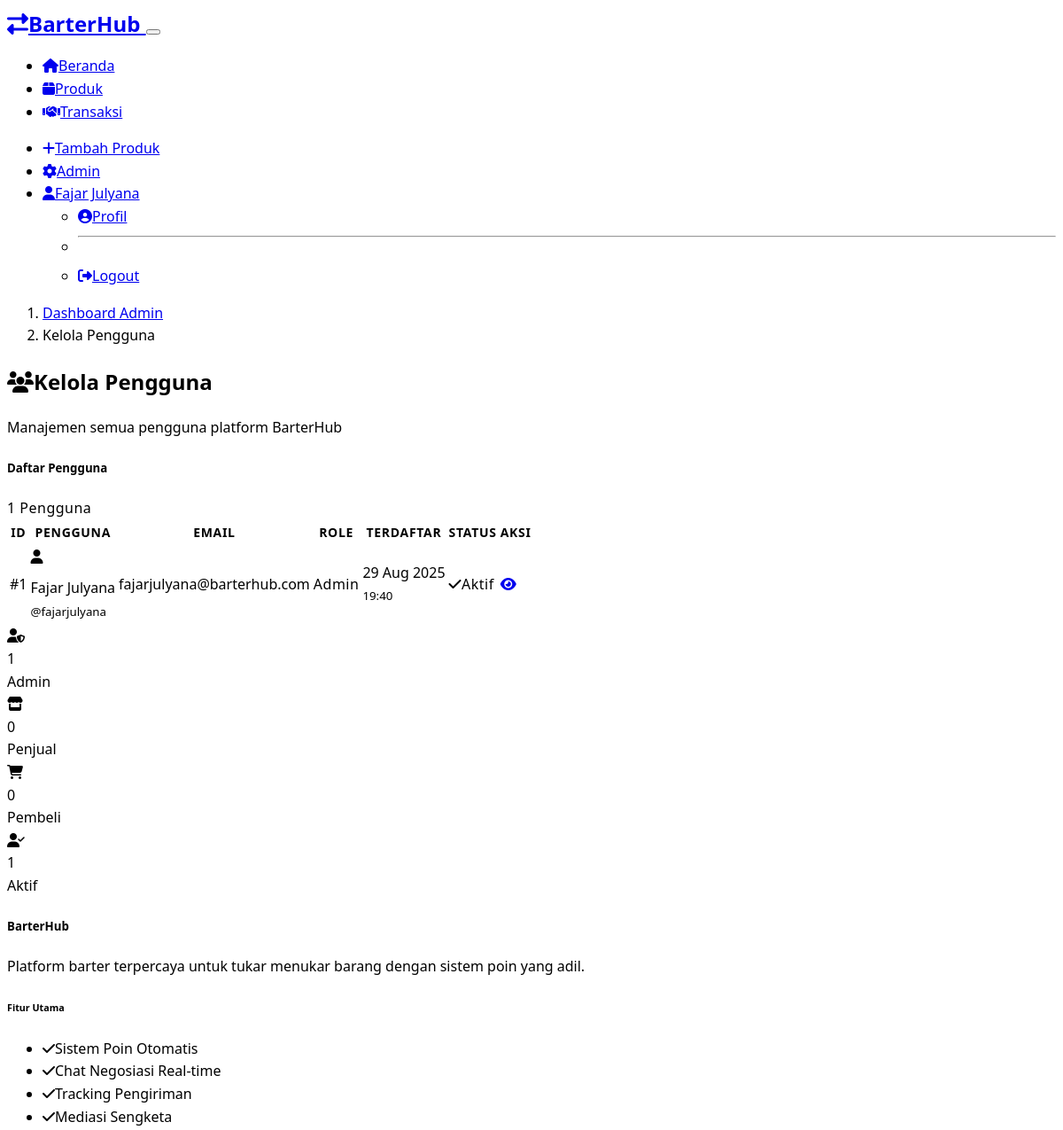
/admin/users (signed in, upper part), run on an earlier commit of the app's database.
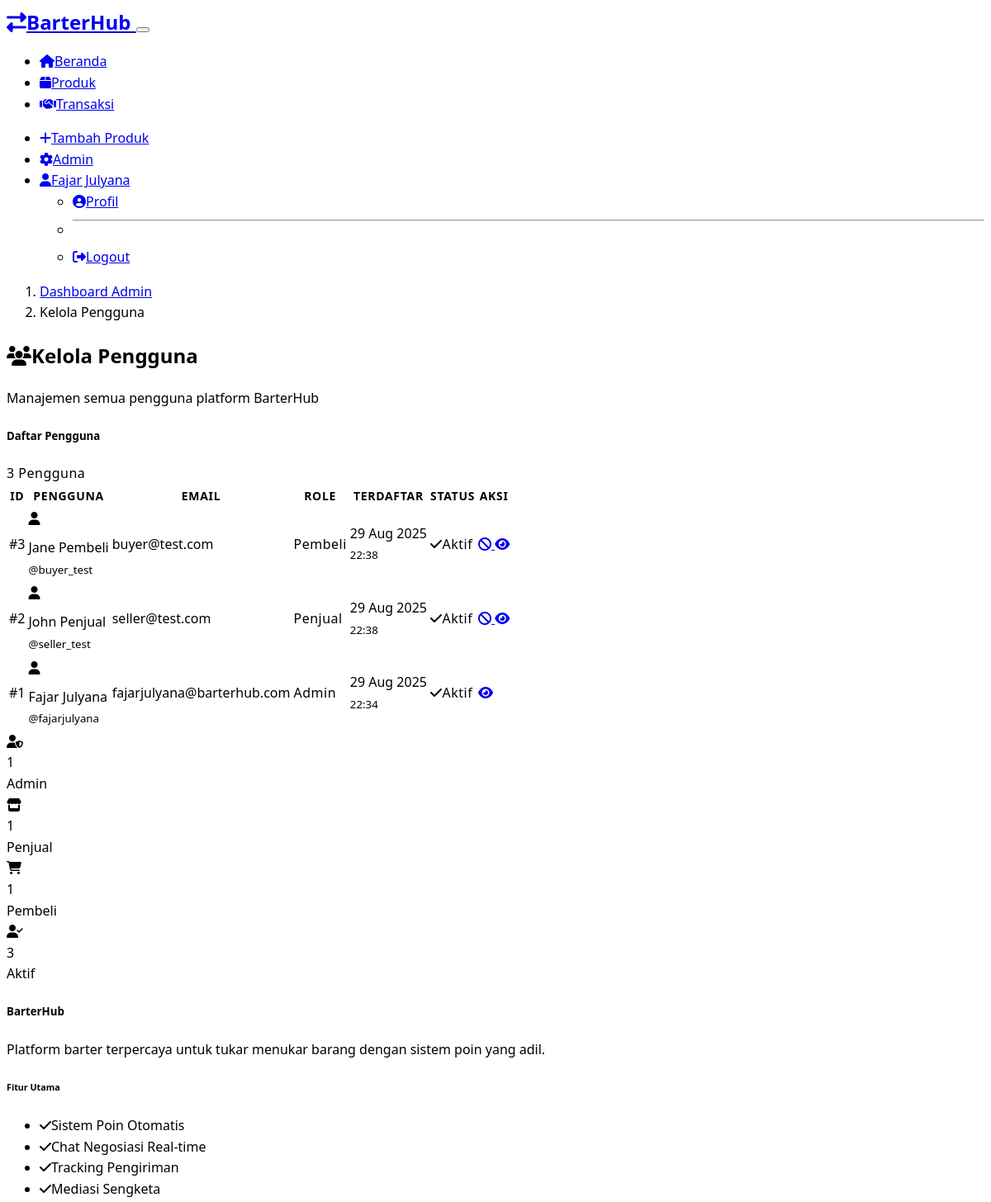
And on a later commit of the database.
### models.py (models this page shows, shortened)
class User(UserMixin, db.Model):
    __tablename__ = 'users'
    id = db.Column(db.Integer, primary_key=True)
    username = db.Column(db.String(80), unique=True, nullable=False)
    email = db.Column(db.String(120), unique=True, nullable=False)
    password_hash = db.Column(db.String(256), nullable=False)
    role = db.Column(db.String(20), nullable=False, default='pembeli')  # penjual, pembeli, admin
    full_name = db.Column(db.String(100), nullable=False)
    phone = db.Column(db.String(20))
    address = db.Column(db.Text)
    kode_pos = db.Column(db.String(10))
    is_active = db.Column(db.Boolean, default=True)
    is_banned = db.Column(db.Boolean, default=False)
    ban_reason = db.Column(db.Text)
    banned_at = db.Column(db.DateTime)
    banned_by = db.Column(db.Integer, db.ForeignKey('users.id'))
    violation_count = db.Column(db.Integer, default=0)
    created_at = db.Column(db.DateTime, default=datetime.utcnow)
    updated_at = db.Column(db.DateTime, default=datetime.utcnow, onupdate=datetime.utcnow)
    products = db.relationship('Product', backref='owner', lazy='dynamic', foreign_keys='Product.user_id')
    sent_messages = db.relationship('ChatMessage', foreign_keys='ChatMessage.sender_id', backref='sender', lazy='dynamic')
    transactions_as_seller = db.relationship('Transaction', foreign_keys='Transaction.seller_id', backref='seller', lazy='dynamic')
    transactions_as_buyer = db.relationship('Transaction', foreign_keys='Transaction.buyer_id', backref='buyer', lazy='dynamic')
    reports_made = db.relationship('Report', foreign_keys='Report.reporter_id', backref='reporter', lazy='dynamic')
    reports_received = db.relationship('Report', foreign_keys='Report.reported_user_id', backref='reported_user', lazy='dynamic')
    def is_admin(self):
        return self.role == 'admin'

### routes.py (the view)
@admin.route('/users')
def users():
    page = request.args.get('page', 1, type=int)
    users_pagination = User.query.order_by(User.created_at.desc()).paginate(
        page=page, per_page=20, error_out=False
    )
    return render_template('admin/users.html',
                         users=users_pagination.items,
                         pagination=users_pagination)

### routes.py (called while the page is built)
@admin.before_request
@login_required
def require_admin():
    if not current_user.is_admin():
        flash('Akses ditolak. Hanya admin yang dapat mengakses halaman ini.', 'error')
        return redirect(url_for('main.index'))

### templates/admin/users.html (shortened to what the changed rows need)
{% extends "base.html" %}
{% block content %}
<div class="container py-4">
    <div class="row mb-4">
        <div class="col">
            <h2>
                <i class="fas fa-users text-primary me-2"></i>Kelola Pengguna
            </h2>
        </div>
    </div>
    <div class="card border-0 shadow-sm">
        <div class="card-header">
            <div class="d-flex justify-content-between align-items-center">
                <h5 class="mb-0">Daftar Pengguna</h5>
                <span class="badge bg-primary">{{ pagination.total }} Pengguna</span>
            </div>
        </div>
        <div class="card-body p-0">
            {% if users %}
            <div class="table-responsive">
                <table class="table table-hover mb-0">
                    <thead class="table-light">
                        <tr>
                            <th>ID</th>
                            <th>Pengguna</th>
                            <th>Email</th>
                            <th>Role</th>
                            <th>Terdaftar</th>
                            <th>Status</th>
                            <th>Aksi</th>
                        </tr>
                    </thead>
                    <tbody>
                        {% for user in users %}
                        <tr>
                            <td class="fw-bold">#{{ user.id }}</td>
                            <td>
                                <div class="d-flex align-items-center">
                                    <div class="bg-primary rounded-circle d-flex align-items-center justify-content-center me-3"
                                         style="width: 35px; height: 35px;">
                                        <i class="fas fa-user text-white small"></i>
                                    </div>
                                    <div>
                                        <div class="fw-semibold">{{ user.full_name }}</div>
                                        <small class="text-muted">@{{ user.username }}</small>
                                    </div>
                                </div>
                            </td>
                            <td>
                                <span class="text-break">{{ user.email }}</span>
                            </td>
                            <td>
                                {% if user.role == 'admin' %}
                                    <span class="badge bg-danger">Admin</span>
                                {% elif user.role == 'penjual' %}
                                    <span class="badge bg-success">Penjual</span>
                                {% else %}
                                    <span class="badge bg-info">Pembeli</span>
                                {% endif %}
                            </td>
                            <td>
                                <div>{{ user.created_at.strftime('%d %b %Y') }}</div>
                                <small class="text-muted">{{ user.created_at.strftime('%H:%M') }}</small>
                            </td>
                            <td>
                                {% if user.is_active %}
                                    <span class="badge bg-success">
                                        <i class="fas fa-check me-1"></i>Aktif
                                    </span>
                                {% else %}
                                    <span class="badge bg-secondary">
                                        <i class="fas fa-times me-1"></i>Nonaktif
                                    </span>
                                {% endif %}
                            </td>
                            <td>
                                <div class="btn-group btn-group-sm" role="group">
                                    {% if not user.is_admin() %}
                                    <a href="{{ url_for('admin.toggle_user_status', id=user.id) }}"
                                       class="btn btn-outline-{{ 'warning' if user.is_active else 'success' }}"
                                       onclick="return confirm('{{ 'Nonaktifkan' if user.is_active else 'Aktifkan' }} pengguna {{ user.username }}?')">
                                        <i class="fas fa-{{ 'ban' if user.is_active else 'check' }}"></i>
                                    </a>
                                    {% endif %}
                                    <a href="{{ url_for('main.profile') }}" class="btn btn-outline-primary">
                                        <i class="fas fa-eye"></i>
                                    </a>
                                </div>
                            </td>
                        </tr>
                        {% endfor %}
                    </tbody>
                </table>
            </div>
            {% endif %}
        </div>
    </div>
    <div class="row g-4 mt-4">
        <div class="col-lg-3 col-md-6">
            <div class="card border-0 shadow-sm bg-success text-white">
                <div class="card-body text-center">
                    <i class="fas fa-store fs-2 mb-2"></i>
                    <div class="h4">{{ users|selectattr('role', 'equalto', 'penjual')|list|length }}</div>
                    <div class="small opacity-75">Penjual</div>
                </div>
            </div>
        </div>
        <div class="col-lg-3 col-md-6">
            <div class="card border-0 shadow-sm bg-info text-white">
                <div class="card-body text-center">
                    <i class="fas fa-shopping-cart fs-2 mb-2"></i>
                    <div class="h4">{{ users|selectattr('role', 'equalto', 'pembeli')|list|length }}</div>
                    <div class="small opacity-75">Pembeli</div>
                </div>
            </div>
        </div>
        <div class="col-lg-3 col-md-6">
            <div class="card border-0 shadow-sm bg-warning text-dark">
                <div class="card-body text-center">
                    <i class="fas fa-user-check fs-2 mb-2"></i>
                    <div class="h4">{{ users|selectattr('is_active', 'equalto', true)|list|length }}</div>
                    <div class="small">Aktif</div>
                </div>
            </div>
        </div>
    </div>
</div>
{% endblock %}

### templates/base.html (shortened to what the changed rows need)
<!DOCTYPE html>
<html lang="id" data-bs-theme="dark">
<head>
    <link href="https://cdn.replit.com/agent/bootstrap-agent-dark-theme.min.css" rel="stylesheet">
    <link href="https://cdnjs.cloudflare.com/ajax/libs/font-awesome/6.4.0/css/all.min.css" rel="stylesheet">
    <link href="{{ url_for('static', filename='css/style.css') }}" rel="stylesheet">
</head>
<body>
    <nav class="navbar navbar-expand-lg navbar-dark">
        <div class="container">
            <div class="collapse navbar-collapse" id="navbarNav">
                <ul class="navbar-nav">
                    {% if current_user.is_authenticated %}
                        <li class="nav-item">
                            <a class="nav-link" href="{{ url_for('products.add') }}">
                                <i class="fas fa-plus me-1"></i>Tambah Produk
                            </a>
                        </li>
                        {% if current_user.is_admin() %}
                        <li class="nav-item">
                            <a class="nav-link" href="{{ url_for('admin.dashboard') }}">
                                <i class="fas fa-cog me-1"></i>Admin
                            </a>
                        </li>
                        {% endif %}
                        <li class="nav-item dropdown">
                            <a class="nav-link dropdown-toggle" href="#" id="navbarDropdown" role="button" data-bs-toggle="dropdown">
                                <i class="fas fa-user me-1"></i>{{ current_user.full_name }}
                            </a>
                            <ul class="dropdown-menu">
                                <li><a class="dropdown-item" href="{{ url_for('main.profile') }}">
                                    <i class="fas fa-user-circle me-2"></i>Profil
                                </a></li>
                                <li><hr class="dropdown-divider"></li>
                                <li><a class="dropdown-item" href="{{ url_for('auth.logout') }}">
                                    <i class="fas fa-sign-out-alt me-2"></i>Logout
                                </a></li>
                            </ul>
                        </li>
                    {% endif %}
                </ul>
            </div>
        </div>
    </nav>
    <main>
        {% block content %}{% endblock %}
    </main>
</body>
</html>

What changed in the data, as far as the page shows it:
changed User "Fajar Julyana": created_at "19:40" → "22:34"
added User: id "3", full_name "Jane Pembeli", username "buyer_test", email "buyer@test.com", role "Pembeli", created_at "29 Aug 2025", created_at "22:38", is_active True (drawn)
added User: id "2", full_name "John Penjual", username "seller_test", email "seller@test.com", role "Penjual", created_at "29 Aug 2025", created_at "22:38", is_active True (drawn)
Also different on the page:
{{ pagination.total }}: "1" → "3"
{{ users|selectattr('role', 'equalto', 'penjual')|list|length }}: "0" → "1"
{{ users|selectattr('role', 'equalto', 'pembeli')|list|length }}: "0" → "1"
{{ users|selectattr('is_active', 'equalto', true)|list|length }}: "1" → "3"
